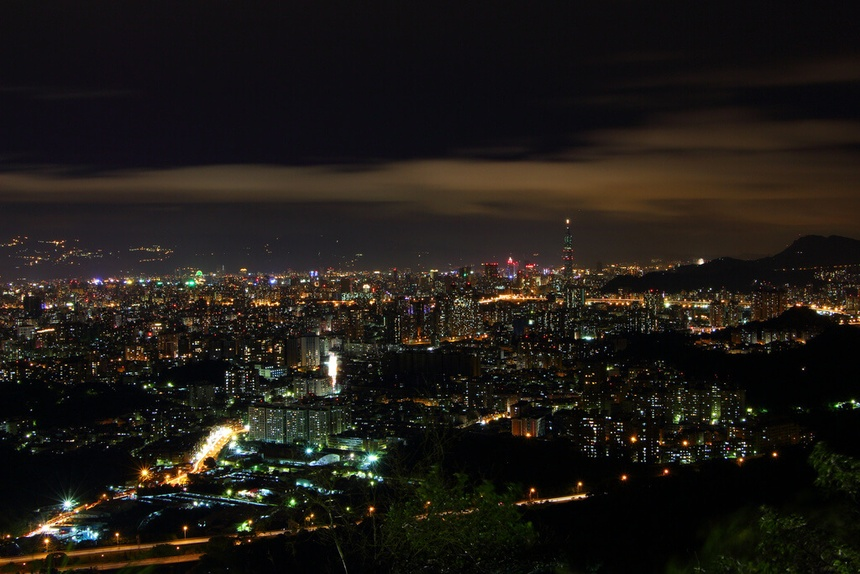
#> input picture 03_強度轉換與空間濾波/814.jpg, 860 x 574 px, shrunk from 1024 x 683 before the run
$ jupyter execute '03_實習_直方圖等化-Tihan.ipynb'
#> lines starting #> are read from the running program, lines starting #| are printed output that depends on the picture
[cell 1]
import numpy as np
from PIL import Image
import matplotlib.pyplot as plt

# 讀取圖像並轉為灰階
image = Image.open('814.jpg').convert('L')  # 將圖像轉為灰階
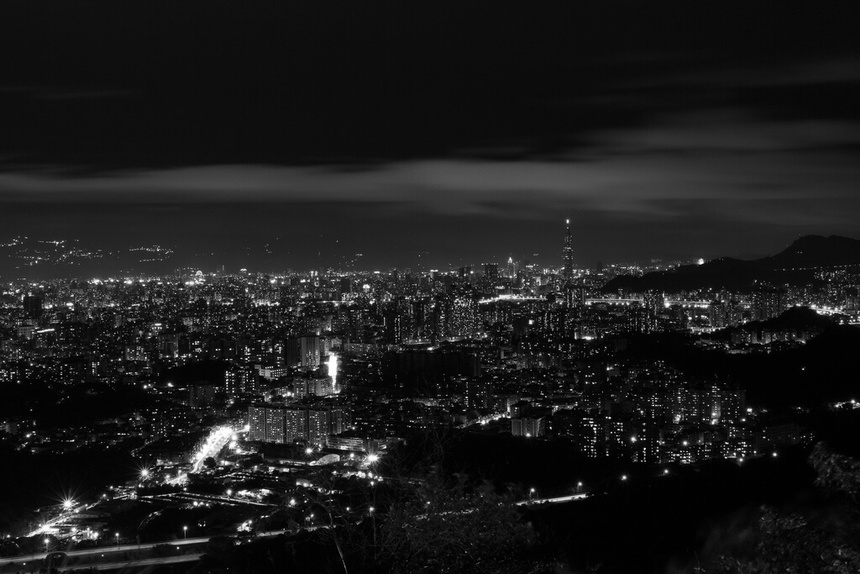
#> image: PIL image 860x574 L; min 0, max 255, mean 27.5
image_np = np.array(image)  # 轉為 NumPy 陣列格式

# 顯示原始影像
plt.figure(figsize=(15, 6))
plt.subplot(1, 2, 1)
plt.imshow(image_np, cmap='gray', vmin=0, vmax=255)
plt.title('Original Image')
# PMF 直方圖
plt.subplot(1, 2, 2)
plt.hist(image_np.flatten(), bins=256, range=(0, 255), density=True, color='blue', alpha=0.75)
plt.title('PMF')
plt.xlabel('Pixel Intensity')
plt.ylabel('Frequency')
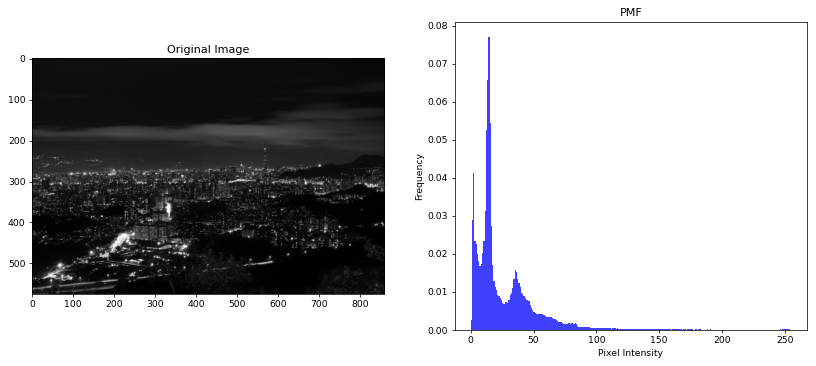
#> figure drawn by matplotlib, 2 panels; panel 2: tallest bar 0.0772 high, from x = 13.95 to 14.94

[cell 2]
# 讀取圖像並轉為灰階
image = Image.open('images.jpeg').convert('L')  # 將圖像轉為灰階
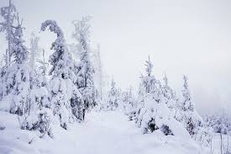
#> input picture 03_強度轉換與空間濾波/images.jpeg, 231 x 154 px, shrunk from 275 x 183 before the run
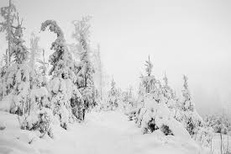
#> image: PIL image 231x154 L; min 2, max 251, mean 208.2
image_np = np.array(image)  # 轉為 NumPy 陣列格式

# 顯示原始影像
plt.figure(figsize=(15, 6))
plt.subplot(1, 2, 1)
plt.imshow(image_np, cmap='gray', vmin=0, vmax=255)
plt.title('Original Image')
# PMF 直方圖
plt.subplot(1, 2, 2)
plt.hist(image_np.flatten(), bins=256, range=(0, 255), density=True, color='blue', alpha=0.75)
plt.title('PMF')
plt.xlabel('Pixel Intensity')
plt.ylabel('Frequency')
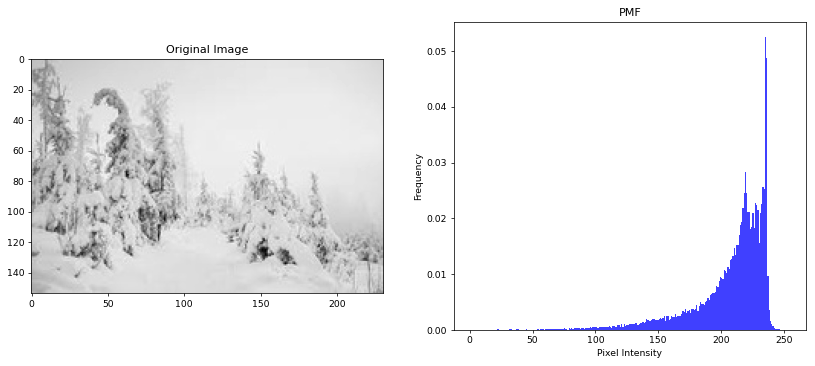
#> figure drawn by matplotlib, 2 panels; panel 2: tallest bar 0.0526 high, from x = 235.1 to 236.1

[cell 3]
import numpy as np
from PIL import Image
import matplotlib.pyplot as plt

# 讀取圖像並轉為灰階
image = Image.open('bin_gary.jpg').convert('L')  # 將圖像轉為灰階
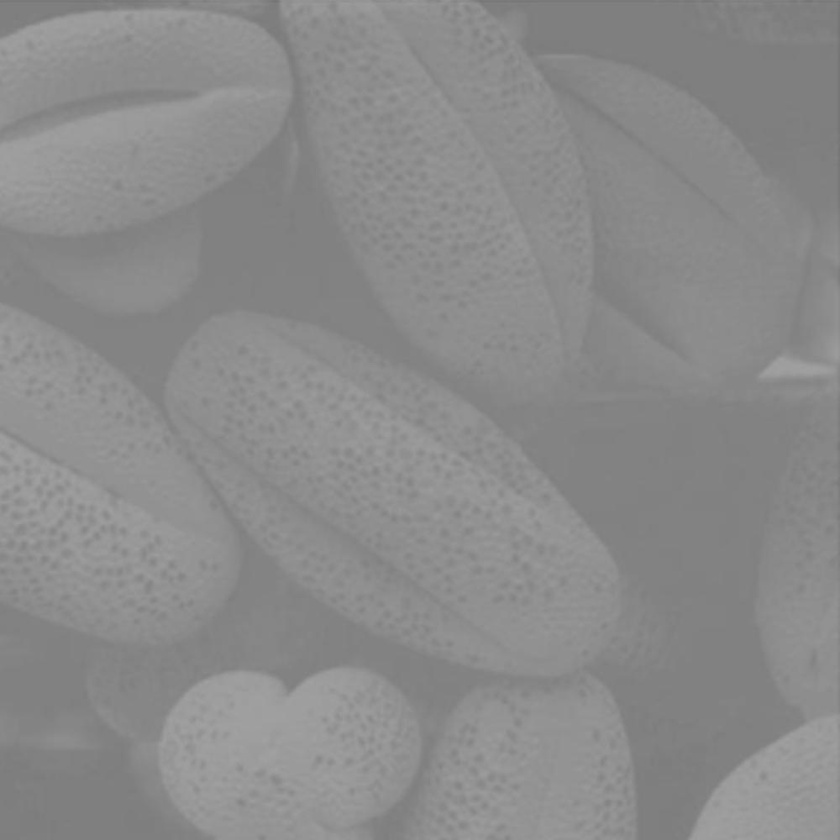
#> input picture 03_強度轉換與空間濾波/bin_gary.jpg, 840 x 840 px, shrunk from 1000 x 1000 before the run
#> image is the input picture: PIL image 840x840 L; min 116, max 161, mean 138.8
image_np = np.array(image)  # 轉為 NumPy 陣列格式

# 顯示原始影像
plt.figure(figsize=(9, 3))
plt.subplot(1, 3, 1)
plt.imshow(image_np, cmap='gray', vmin=0, vmax=255)
plt.title('Original Image')
# PMF 直方圖
plt.subplot(1, 3, 2)
plt.hist(image_np.flatten(), bins=256, range=(0, 255), density=True, color='blue', alpha=0.75)
plt.title('PMF')
plt.xlabel('Pixel Intensity')
plt.ylabel('Frequency')
# CDF 直方圖
plt.subplot(1, 3, 3)
plt.hist(image_np.flatten(), bins=256, range=(0, 255), cumulative=True, density=True, color='green', alpha=0.75)
plt.title('CDF')
plt.xlabel('Pixel Intensity')
plt.ylabel('Cumulative Frequency')
plt.tight_layout()
plt.show()
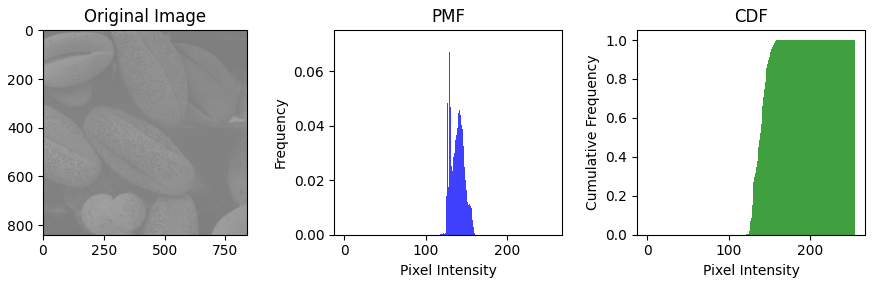
#> figure drawn by matplotlib, 3 panels; panel 2: tallest bar 0.0715 high, from x = 129.5 to 130.5

[cell 4]
# 計算直方圖和累積分布函數（CDF）
histogram, bins = np.histogram(image_np.flatten(), bins=256, range=[0, 256])
#> histogram = 256 values, max 50239 at index 130, min 0 at index 0, mean 2756.2; bins = 257 values from 0 to 256
cdf = histogram.cumsum()  # 計算累積分布函數
#> cdf = 256 values from 0 to 705600
cdf = cdf / cdf.max()  # 正規化 CDF 到 0~1 範圍
#> cdf = 256 values from 0 to 1

# 設定 r_max 和 r_min
r_max,r_min  = 255,0

# 根據公式 s_k = round(CDF(r_k) * (r_max - r_min))
equalized_image_np = np.round(cdf[image_np] * (r_max - r_min)).astype(np.uint8)
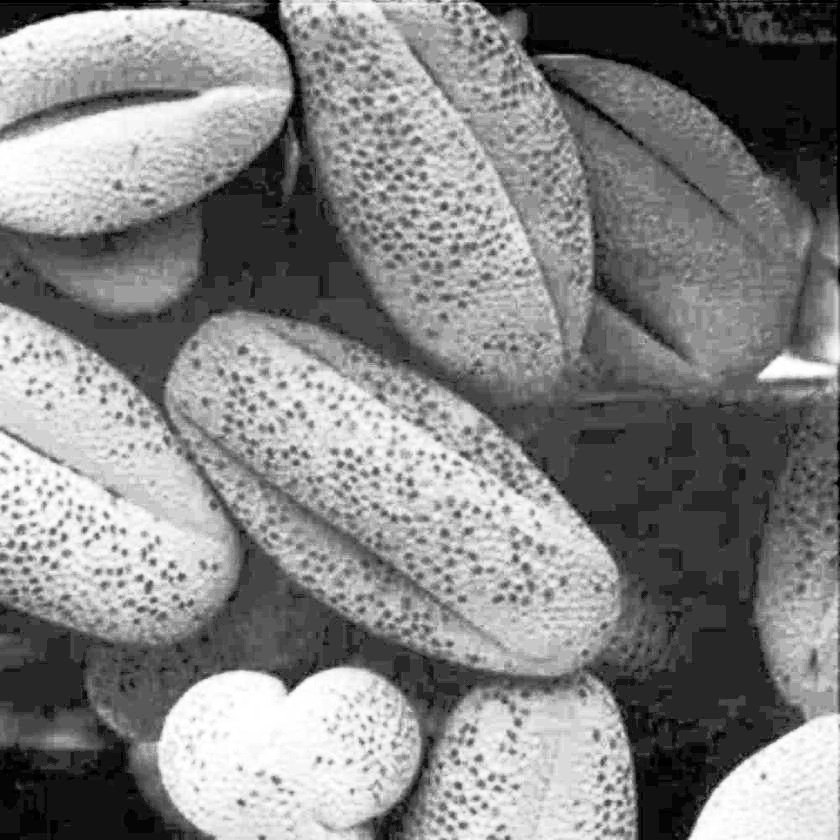
#> equalized_image_np: shape (840, 840); min 0, max 255, mean 132.4
# 儲存等化後的影像
equalized_image = Image.fromarray(equalized_image_np)  # 將 NumPy 陣列轉回 PIL 影像
equalized_image.save('equalized_image.jpg')  # 儲存為 .jpg 檔案

[cell 5]
np.round(cdf[0] * (r_max - r_min)).astype(np.uint8)
#> Out = 0

[cell 6]
# 顯示原始影像與等化後的影像
plt.figure(figsize=(9, 3))
plt.subplot(1, 3, 1)
plt.imshow(equalized_image_np, cmap='gray', vmin=0, vmax=255)
plt.title('equalized_image Image')
# PMF 直方圖
plt.subplot(1, 3, 2)
plt.hist(equalized_image_np.flatten(), bins=256, range=(0, 255), density=True, color='blue', alpha=0.75)
plt.title('PMF')
plt.xlabel('Pixel Intensity')
plt.ylabel('Frequency')
# CDF 直方圖
plt.subplot(1, 3, 3)
plt.hist(equalized_image_np.flatten(), bins=256, range=(0, 255), cumulative=True, density=True, color='green', alpha=0.75)
plt.title('CDF')
plt.xlabel('Pixel Intensity')
plt.ylabel('Cumulative Frequency')
plt.tight_layout()
plt.show()
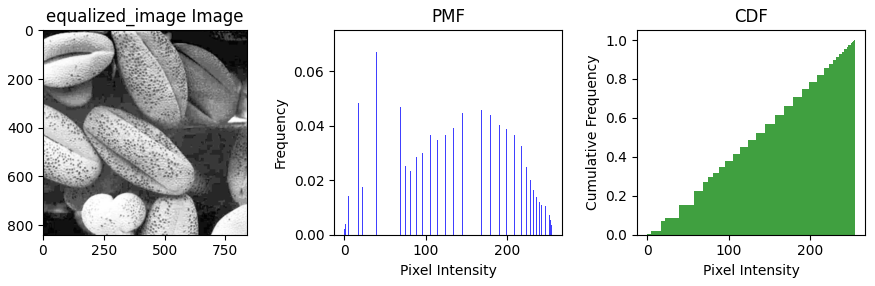
#> figure drawn by matplotlib, 3 panels; panel 2: tallest bar 0.0715 high, from x = 56.78 to 57.77; panel 3: tallest bar 1 high, from x = 254 to 255

[cell 7]
histogram, bins = np.histogram(equalized_image_np.flatten(), bins=256, range=[0, 256])
#> histogram = 256 values, max 50239 at index 57, min 0 at index 2, mean 2756.2
histogram
#> Out has the same summary as histogram
